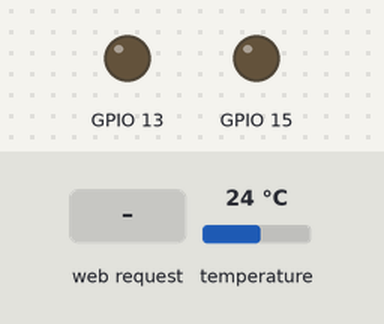
The sketch below on a simulated ESP8266 (NodeMCU). Parts: output pins drawn as LEDs (lit = HIGH). Inputs (shaded band) come from the test bench; at power-on: temperature 24 °C. EEPROM starts erased; what the sketch prints to the serial monitor is not drawn.

Above: at 1.2 s.
1.3 s: HTTP request GET /?setpoint=1&tolerance=1 received
At 3.8 s:
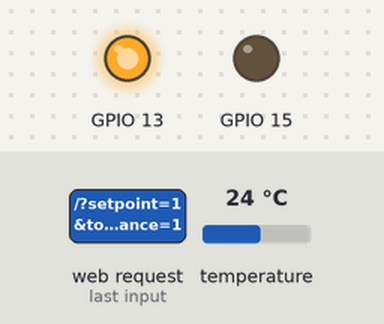
4.2 s: HTTP request GET /?setpoint=120&tolerance=120 received
At 5.4 s:
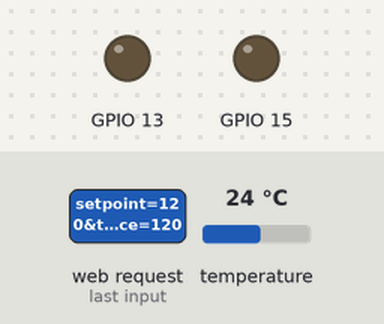
Timing chart, 0 to 7.2 s (numbered marks = the images above; inputs shaded):
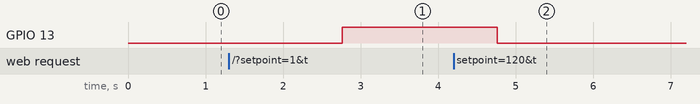

The sketch:

ferment1.7.ino
```cpp
/*********
This code does the following:
  Default Access Point is 192.168.4.1
1.1  Serves as an AccessPoint (https://randomnerdtutorials.com/esp8266-nodemcu-access-point-ap-web-server/)
1.1  Collects temperature data from a temperature sensor (see attached file)
1.2  Serves one webpage that provides SETPOINT and TOLERANCE integers
1.3  First page reads setpoint and tolerance from EEPROM, and updates EEPROM
1.3  Second page updates from EEPROM
1.4  GPIO13 is cooling and GPIO 15 is warming
1.4  Set GPIO13 (fan) LOW if GPI13 HIGH && Temp < SETPOINT
1.4  Set GPIO15 (heat) LOW  if GPIO15 HIGH && Temp > SETPOINT
1.4  Sets GPIO13 HIGH if Temp > SETPOINT + TOLERANCE
1.4  Sets GPIO15 HIGH if Temp < SETPOINT - TOLERANCE
0  Upload W3 CSS & https://www.youtube.com/watch?v=YpzJkolkza0
*********/

// Import required libraries
#include <Arduino.h>
#include <ESP8266WiFi.h>
#include <Hash.h>
#include <ESPAsyncTCP.h>
#include <ESPAsyncWebServer.h>
#include <OneWire.h>
#include <DallasTemperature.h>
#include <EEPROM.h>
#include<stdio.h>

const char* ssid     = "EZAMA-Fermentor";
const char* password = "123456789";
int setpoint {}; // temperature int stored in EEPROM(220)
int tolerance {}; // tolerance int, stored in EEPROM(221)
String sysStatus = "HOLDING";

#define ONE_WIRE_BUS 14     // Digital pin connected to the DallasTemp sensor

// Setup the sensor:
OneWire oneWire(ONE_WIRE_BUS);
DallasTemperature sensors(&oneWire);

// current temperature, updated in loop()
float t = 0.0;

// Create AsyncWebServer object on port 80
AsyncWebServer server(80);

// Generally, you should use "unsigned long" for variables that hold time
// The value will quickly become too large for an int to store
unsigned long previousMillis = 0;    // will store last time DHT was updated

// Updates Temp readings every 2 seconds
const long interval = 2000;

const char index_html[] PROGMEM = R"rawliteral(
<!DOCTYPE HTML><html>
<head>
  <meta name="viewport" content="width=device-width, initial-scale=1">
  <meta http-equiv="refresh" content="5">
  <style>
    html {
     font-family: Arial;
     display: inline-block;
     margin: 0px auto;
     text-align: center;
    }
    h2 { font-size: 3.0rem; }
    p { font-size: 3.0rem; }
    .units { font-size: 1.2rem; }
    .t-label{
      font-size: 1.5rem;
      vertical-align:middle;
      padding-bottom: 15px;
    }
  </style>
</head>
<body>
  <h2>ESP8266 Fermentor</h2>
  <p>
    <span id="sysStatus">%STATUS%</span><br>
	 <span class="t-label">Temperature (&deg;F)</span>
    <span id="temperature">%TEMPERATURE%</span><br>
    <label class="units" id="setpoint">Setpoint: %SETPOINT%&PlusMinus;%TOLERANCE%&deg;F
    </label>
  </p>
  <button class="units" onclick="window.location.href = '/get';">Set Points</button>
</body>
</html>)rawliteral";

const char index_html2[] PROGMEM = R"rawliteral(
<!DOCTYPE HTML><html>
<head>
  <meta name="viewport" content="width=device-width, initial-scale=1">
  <style>
    html {
     font-family: Arial;
     display: inline-block;
     margin: 0px auto;
     text-align: center;
    }
    h2 { font-size: 3.0rem; }
    p { font-size: 3.0rem; }
    .units { font-size: 1.2rem; }
    .t-label{
      font-size: 1.5rem;
      vertical-align:middle;
      padding-bottom: 15px;
    }
  </style>
</head>
<body>
  <h2>ESP8266 Setpoints</h2>
  <form action="/">
    <label class="t-label" for="setpoint">Setpoint:</label>
    <input class="t-label" type="number" id="setpoint" name="setpoint" min="0" max="100" step="1" value="%SETPOINT%">
    <sup class="units">&deg;F</sup>
    <br><br>
    <label class="t-label" for="tolerance">Tolerance:</label>
    <input class="t-label" type="number" id="tolerance" name="tolerance" min="1" max="10" step="1" value="%TOLERANCE%">
    <sup class="units">&deg;F</sup>
    <br><br>
    <input class="units" type="submit" value="Submit">
  </form>
</body>
<script>


</script>
</html>)rawliteral";


// Replaces placeholder with T values
String processor(const String& var){
  //Serial.println(var);
  if(var == "TEMPERATURE"){
    return String(t);
  }
  //if(var == "STATUS") {return String(sysStatus);}
  if(var == "STATUS" && sysStatus == "COOLING"){
    return String("<i style=\"background-color:blue;color:white\">COOLING</i>");
  }
  if(var == "STATUS" && sysStatus == "WARMING"){
    return String("<i style=\"background-color:red;color:white\">WARMING</i>");
  }
  if(var == "STATUS" && sysStatus == "HOLDING"){
    return String("<i>HOLDING</i>");
  }
  if(var == "STATUS" && sysStatus == ""){
    return String("<i>HOLDING</i>");
  }
  if(var == "SETPOINT"){
    setpoint = EEPROM.read(220);
    return String(setpoint);
  }
  if(var == "TOLERANCE"){
    tolerance = EEPROM.read(221);
    return String(tolerance);
  }
}

void setup(){
  // Serial port for debugging purposes
  Serial.begin(115200);
  EEPROM.begin(512);
  pinMode(14, INPUT_PULLUP);
  pinMode(13, OUTPUT);
  pinMode(15, OUTPUT);
  sensors.begin();

  Serial.print("Setting AP (Access Point)…");
  // Remove the password parameter, if you want the AP (Access Point) to be open
  //WiFi.softAP(ssid, password);
  WiFi.softAP(ssid);

  IPAddress IP = WiFi.softAPIP();
  Serial.print("AP IP address: ");
  Serial.println(IP);

  // Print ESP8266 Local IP Address
  Serial.println(WiFi.localIP());

  // Route for root / web page

  server.on("/", HTTP_GET, [](AsyncWebServerRequest *request){
    if (request->hasParam("setpoint") && request->hasParam("tolerance")) {
        String sp = request->getParam("setpoint")->value();
        setpoint = sp.toInt();
        String tol = request->getParam("tolerance")->value();
        tolerance = tol.toInt();
        if (setpoint != EEPROM.read(220) || tolerance != EEPROM.read(221)){
          if (setpoint != EEPROM.read(220)) {EEPROM.write(220, setpoint);}
          if (tolerance != EEPROM.read(221)) {EEPROM.write(221, tolerance);}
          Serial.print("Writing to EEPROM");
          EEPROM.commit();
        }
    }
    request->send_P(200, "text/html", index_html, processor);
  });
  server.on("/temperature", HTTP_GET, [](AsyncWebServerRequest *request){
    request->send_P(200, "text/plain", String(t).c_str());
  });
  server.on("/sysStatus", HTTP_GET, [](AsyncWebServerRequest *request){
    request->send_P(200, "text/plain", sysStatus.c_str());
  });
  server.on("/get", HTTP_GET, [](AsyncWebServerRequest *request){
    request->send_P(200, "text/html", index_html2, processor);
  });

  // Start server
  server.begin();
}

void loop(){
  unsigned long currentMillis = millis();
  if (currentMillis - previousMillis >= interval) {
    // save the last time you updated the Temp values
    previousMillis = currentMillis;
    // Read temperature as Farenheit
    sensors.requestTemperatures();
    float newT = sensors.getTempFByIndex(0);
    // Read temperature as Celcius
    //float newT = sensors.getTempCByIndex(0);
    // if temperature read failed, don't change t value
    if (isnan(newT) || newT < -190) {
      Serial.println("Failed to read sensor!");
    }
    else {
      t = newT;
      //t = 80;
      int l_set = EEPROM.read(220);
      int l_tol = EEPROM.read(221);
      if (t<l_set && digitalRead(13)==HIGH) {
		    digitalWrite(13, LOW);
		    sysStatus = "HOLDING";
		  }
      if (t>l_set && digitalRead(15)==HIGH) {
		    digitalWrite(15, LOW);
		    sysStatus = "HOLDING";
		  }
      if (t > l_set + l_tol) {
		    digitalWrite(13, HIGH);
		    sysStatus = "COOLING";
		  }
      if (t < l_set - l_tol) {
		    digitalWrite(15, HIGH);
		    sysStatus = "WARMING";
		  }
      Serial.println(t);
      Serial.println(l_set);
      Serial.print(t<l_set);
      Serial.println(digitalRead(13));
      Serial.print(t>l_set);
      Serial.println(digitalRead(15));
    }
  }
}
```

Measured:
- after the input at 1.3 s, GPIO 13: LOW → HIGH after 1.5 s
- after the input at 4.2 s, GPIO 13: HIGH → LOW after 0.57 s
